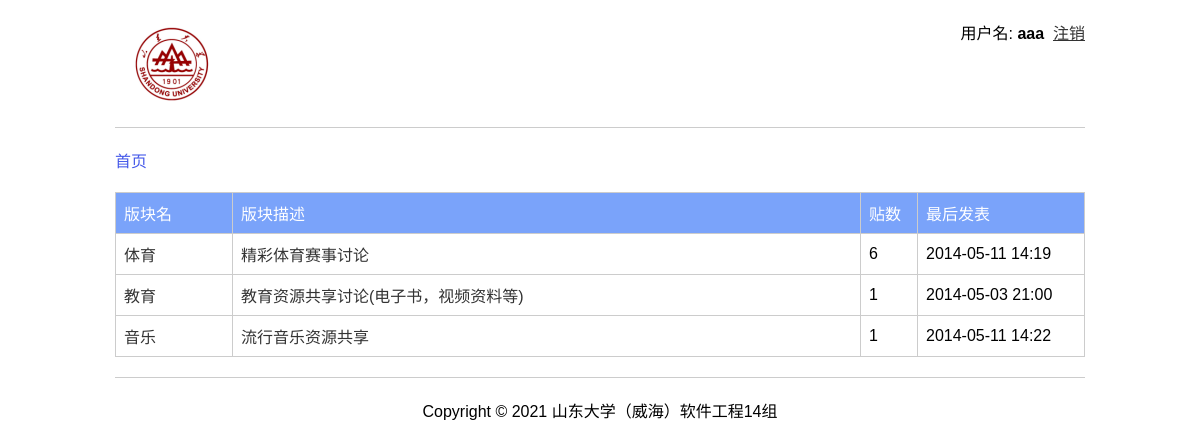
/ (signed in), run on the app's committed database.
### tables this page shows
CREATE TABLE IF NOT EXISTS `t_board` (
  `board_name` varchar(100) NOT NULL,
  `description` varchar(800) DEFAULT NULL,
  PRIMARY KEY (`board_name`)
);

### index.php (called while the page is built, shortened)
<?php
	require_once("./modules/board.php");
	$boards = get_all_boards();
	require_once('./pages/main.php');
?>

### includes/db.php (called while the page is built, shortened)
<?php
	function exe_sql($sql) {
		$conn = mysqli_connect(DB_HOST, DB_USERNAME, DB_PASSWORD, DB_NAME);
		mysqli_set_charset($conn, "utf8");
		$result = mysqli_query($conn, $sql);
		if (is_bool($result)) {
			$data = mysqli_affected_rows($conn);
		} else {
			$data = array();
			while (($row = mysqli_fetch_assoc($result))) {
				$data[] = $row;
			}
		}
		return $data;
	}
?>

### modules/board.php (called while the page is built, shortened)
<?php
	require_once('./includes/db.php');
	function get_all_boards() {
		$sql = "
			SELECT t_board.board_name, t_board.description, count(t_post.id) as post_cnt, max(t_post.write_time) as last_update_time
			FROM t_board
			LEFT JOIN t_post ON t_board.board_name = t_post.board_name
			where t_post.pid is null
			group by t_board.board_name
		";
		$boards = exe_sql($sql);
		return $boards;
	}
?>

### pages/main.php (the view)
<?php require_once('_header.php'); ?>
	<div class="main">
		<table border="1">
			<thead>
				<tr>
					<td width="100">版块名</td>
					<td width="*">版块描述</td>
					<td width="40">贴数</td>
					<td width="150">最后发表</td>
				</tr>
			</thead>
			<tbody>
				<?php
					if (empty($boards)) {
						echo '尚未创建版块';
					} else {
						foreach ($boards as $board) {
							echo '<tr>';
							echo '<td><a href="board_detail.php?board=' . urlencode($board['board_name']) . '">' . $board['board_name'] . '</a></td>';
							echo '<td><a href="board_detail.php?board=' . urlencode($board['board_name']) . '">' . $board['description'] . '</a></td>';
							echo '<td>' . $board['post_cnt'] . '</td>';
							echo '<td>' . $board['last_update_time'] . '</td>';
							echo '</tr>';
						}
					}
				?>
			</tbody>
		</table>
	</div>
<?php require_once('_footer.php'); ?>

### pages/css/style.css (style rules this page uses)
html { overflow-y: scroll; font-family: Arial,Helvetica,sans-serif, "宋体"; }
body, table, tr, td, input { margin: 0; padding: 0; }
a { color: #333; text-decoration: none; }
table { border-collapse: collapse; width: 100%; border-color: #ccc; }
table td { padding: 8px; border: 1px solid #ccc; }
table thead td { color: #fff; background: #7aa3fa; }

### data on the page
t_board: board_name "体育", description "精彩体育赛事讨论", post_cnt "6", last_update_time "2014-05-11 14:19"
t_board: board_name "教育", description "教育资源共享讨论(电子书，视频资料等)", post_cnt "1", last_update_time "2014-05-03 21:00"
t_board: board_name "音乐", description "流行音乐资源共享", post_cnt "1", last_update_time "2014-05-11 14:22"

### other printed values
$_SESSION['username'] "aaa"
